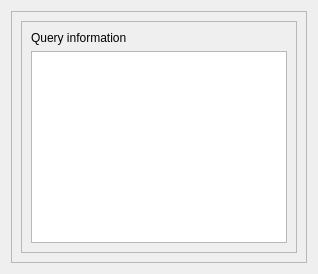
          <widget class="QWidget" name="tab_13">
           <attribute name="title">
            <string>Show notes</string>
           </attribute>
           <layout class="QHBoxLayout" name="horizontalLayout_12">
            <item>
             <widget class="QFrame" name="frame_6">
              <property name="sizePolicy">
               <sizepolicy hsizetype="Expanding" vsizetype="Preferred">
                <horstretch>0</horstretch>
                <verstretch>0</verstretch>
               </sizepolicy>
              </property>
              <property name="frameShape">
               <enum>QFrame::StyledPanel</enum>
              </property>
              <property name="frameShadow">
               <enum>QFrame::Raised</enum>
              </property>
              <layout class="QVBoxLayout" name="verticalLayout_12">
               <item>
                <widget class="QSplitter" name="splitter_4">
                 <property name="orientation">
                  <enum>Qt::Horizontal</enum>
                 </property>
                 <widget class="QFrame" name="frame_5">
                  <property name="frameShape">
                   <enum>QFrame::StyledPanel</enum>
                  </property>
                  <property name="frameShadow">
                   <enum>QFrame::Raised</enum>
                  </property>
                  <layout class="QVBoxLayout" name="verticalLayout_15">
                   <item>
                    <widget class="QLabel" name="label_6">
                     <property name="text">
                      <string>Query information</string>
                     </property>
                    </widget>
                   </item>
                   <item>
                    <widget class="QTextEdit" name="plainTextEdit_query_info">
                     <property name="minimumSize">
                      <size>
                       <width>0</width>
                       <height>0</height>
                      </size>
                     </property>
                     <property name="font">
                      <font>
                       <pointsize>14</pointsize>
                      </font>
                     </property>
                    </widget>
                   </item>
                  </layout>
                 </widget>
                </widget>
               </item>
              </layout>
             </widget>
            </item>
           </layout>
          </widget>
